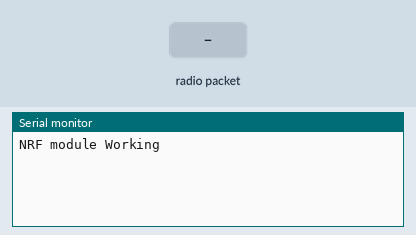
Bench run of a sketch on a simulated Arduino Uno, built with avr-gcc and run on an emulated ATmega328P. Parts: the last lines printed to the serial monitor. The test bench sets the inputs (shaded band). No radio packets arrive unless stated.

Above: at 1.2 s.
1.3 s: radio packet "1" arrives
At 3.3 s:
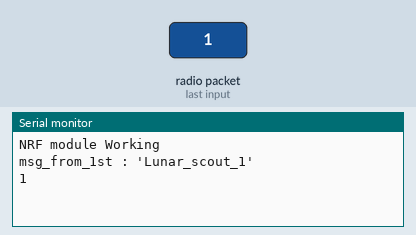
3.8 s: radio packet "0" arrives
At 4.4 s:
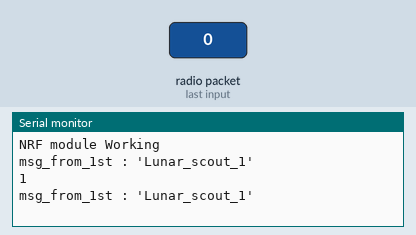
5.3 s: radio packet "2" arrives
At 6.7 s:
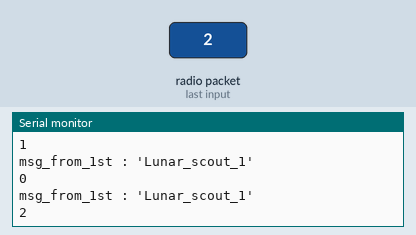

The sketch:

nrf_module_1.ino
```cpp
#include <SPI.h>
#include <RF24.h>

RF24 radio(10, 9);

const byte add_1 = 5;
const byte add_2 = 10;

char msg_2[50] = "";

void setup() {
  Serial.begin(9600);

  int result = radio.begin();

  if (result) {
    Serial.println("NRF module Working");
  }
  else {
     Serial.println("NRF module ERROR ");
  }

  radio.openWritingPipe(add_1);
  radio.openReadingPipe(1, add_2);
  // Set data rate to RF24_250KBPS, RF24_1MBPS, or RF24_2MBPS
  radio.setDataRate(RF24_2MBPS); // Adjust the data rate as needed

  radio.setPALevel(RF24_PA_MIN);

}

void loop() {
  const char msg_1[] = "msg_from_1st : 'Lunar_scout_1'";

  radio.stopListening();
  radio.write(&msg_1, sizeof(msg_1));

  delay(10); // Introduce a small delay after write

  radio.startListening();
  delay(100); // Give some time for the module to switch to listening mode
  if (radio.available()) {
    radio.read(&msg_2, sizeof(msg_2));
    Serial.println(msg_1);
    delay(1000);
    Serial.println(msg_2);
  }
}
```

Measured:
- after the input at 1.3 s, the serial monitor: prints a new line after 0.05 s (image 1)
- after the input at 5.3 s, the serial monitor: prints a new line after 1.1 s (image 3)
